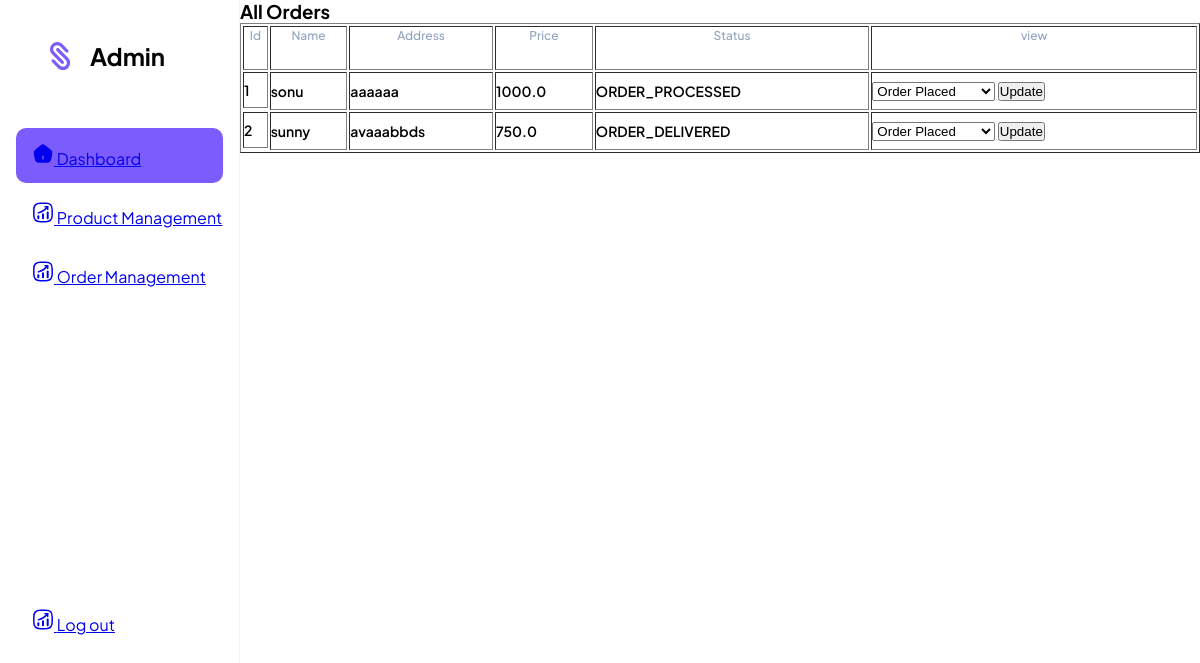
The app's page /allorders/ with its own data.
### orders/models.py (models this page shows)
class Order(models.Model):
    LIVE = 1
    DELETE = 0
    DELETE_CHOICES = ((LIVE,'LIVE'),
                      (DELETE,'DELETE'))
    CART_STAGE = 0
    STATUS_CHOICE = (('ORDER_PLACED','ORDER_PLACED'),
                    ('ORDER_PROCESSED','ORDER_PROCESSED'),
                     ('ORDER_DELIVERED','ORDER_DELIVERED'),
                     ('ORDER_REJECTED','ORDER_REJECTED'))
    order_status = models.CharField(choices=STATUS_CHOICE,max_length=20,null=True,blank=True)
    owner = models.ForeignKey(Customer, on_delete=models.SET_NULL,null=True,related_name='orders')
    total_price = models.FloatField(default=0)
    delete_status = models.IntegerField(choices=DELETE_CHOICES,default=LIVE)
    created_at = models.DateTimeField(auto_now_add=True)
    updated_at = models.DateTimeField(auto_now=True)

### customers/models.py (models this page shows)
class Customer(models.Model):
    LIVE = 1
    DELETE = 0
    DELETE_CHOICES = ((LIVE,'LIVE'),
                      (DELETE,'DELETE'))
    name = models.CharField(max_length=200)
    address = models.TextField()
    phoneno = models.CharField(max_length=10)
    user = models.OneToOneField(User,on_delete=models.CASCADE,related_name='customer_profile')
    delete_status = models.IntegerField(choices=DELETE_CHOICES,default=LIVE)
    created_at = models.DateTimeField(auto_now_add=True)
    updated_at = models.DateTimeField(auto_now=True)
    def __str__(self):
        return self.user.username

### customadmin/views.py (the view)
# urls.py: path('allorders/',views.view_all_orders,name='allorders'),
def view_all_orders(request):
    orders = Order.objects.all()
    return render(request,'admin/view-all-order.html',{'orders':orders})

### templates/admin/view-all-order.html (shortened to what this page needs)
{% extends 'admin/adminbase.html' %}
{% block content %}
<div class="main-content">
    <h3>All Orders</h3>
    <table border ='1'>
        <tr>
        <th>Id</th>
        <th>Name</th>
        <th>Address</th>
        <th>Price</th>
        <th>Status</th>
        <th>view</th>
        </tr>
        {% for order in orders %}
        <tr>
          <td>{{ order.id }}</td>
          <td>{{ order.owner }}</td>
          <td>{{ order.owner.address }}</td>
          <td>{{ order.total_price }}</td>
          <td>{{ order.order_status }}</td>
          <td>
          <form method="post" action="{% url 'update' order.id %}">
            <select name="status">
                <option value="ORDER_PLACED">Order Placed</option>
            </select>
            <button type="submit">Update</button>
        </form>
        </td>
        </tr>
        {% endfor %}
      </table>
    </div>
</div>
{% endblock %}

### templates/admin/adminbase.html (style rules this page uses)
* { margin: 0; padding: 0; box-sizing: border-box; }
html, body { height: 100%; }
body { font-family: 'Plus Jakarta Sans', sans-serif; height: 100vh; }
.main-content { display: flex; flex-direction: column; width: 100%; overflow: auto; }
tr > th { font-weight: 500; font-size: 12px; line-height: 150%; color: #90A3BF; padding-bottom: 24px; }
tr > td { font-weight: 600; font-size: 14px; letter-spacing: -2%; padding: 8px 0; }
tr > td:first-child { display: flex; align-items: center; gap: 9px; }

### records on screen
Order: id "1", owner "sonu", owner.address "aaaaaa", total_price "1000.0", order_status "ORDER_PROCESSED"
Order: id "2", owner "sunny", owner.address "avaaabbds", total_price "750.0", order_status "ORDER_DELIVERED"
